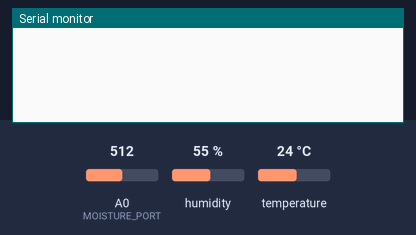
Bench run of a sketch on a simulated Arduino Uno, built with avr-gcc and run on an emulated ATmega328P. Parts: the last lines printed to the serial monitor. The test bench sets the inputs (shaded band); at power-on: temperature 24 °C, A0 (MOISTURE_PORT) = 512, humidity 55 %. WiFi joins after 1.5 s; servers stay silent unless stated; not simulated (calls return 0 or success): main_env.h.

Above: at 3.0 s.
3.1 s: temperature set to 12 °C
At 5.3 s:
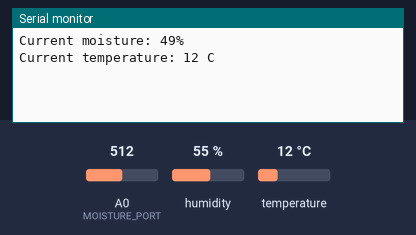
5.8 s: A0 (MOISTURE_PORT) set to 716
At 6.9 s:
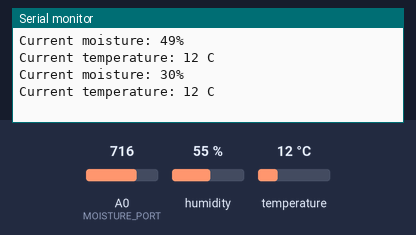
7.3 s: temperature set to 19 °C
At 8.7 s:
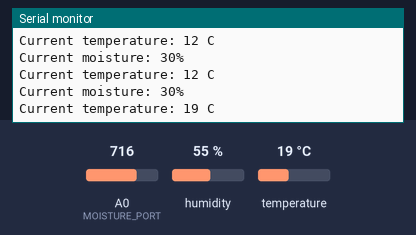
8.8 s: A0 (MOISTURE_PORT) set to 900
At 11.1 s:
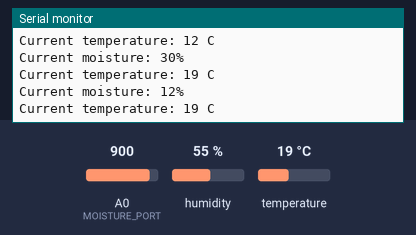
Timing chart, 0 to 11.3 s (numbered marks = the images above; inputs shaded):
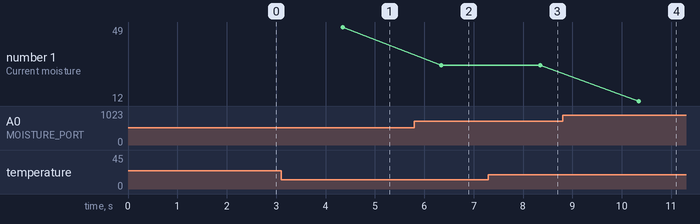

The sketch:

main.ino
```cpp
/*
  Project: Hipster Plant
  Description: This code contains main functions for a smart plant project with sensors and actuators.

  Autor: Leandro C. Silva
  Data: 22/07/2023
*/

#include "main_env.h"

/* Constants */
#define BLYNK_PRINT Serial
#define ESP8266_BAUD 9600
#define SEND_DATA_INTERVAL_IN_SECONDS 2

#define MOISTURE_PORT A0
#define DHT_PORT 7

/* Libraries includes */
#include <ESP8266_Lib.h>
#include <BlynkSimpleShieldEsp8266.h>
#include <SoftwareSerial.h>
#include <DHT11.h>

BlynkTimer timer;
SoftwareSerial EspSerial(2, 3); // TX, RX
ESP8266 ESP8266_MODULE(&EspSerial);
DHT11 dht(DHT_PORT);

/*
  Entry point
*/
void setup() {
  // Debug console
  Serial.begin(ESP8266_BAUD);
  setup_ports();
  setup_blynk();
}

/*
  Loop
*/
void loop() {
  Blynk.run();
  timer.run();
}

void setup_ports() {
  pinMode(MOISTURE_PORT, INPUT);
  pinMode(DHT_PORT, INPUT);
}

void setup_blynk() {
  EspSerial.begin(ESP8266_BAUD);
  delay(10);
  Blynk.begin(BLYNK_AUTH_TOKEN, ESP8266_MODULE, WIFI_SSID, WIFI_PASS);
  delay(10);
  timer.setInterval(1000L * SEND_DATA_INTERVAL_IN_SECONDS, send_data_to_blynk);
}

void send_data_to_blynk() {
  int current_moisture = get_moisture_percentage();
  int current_temperature = get_temperature();

  Blynk.virtualWrite(V0, current_moisture);
  Blynk.virtualWrite(V1, current_temperature);
  Serial.println("Current moisture: " + String(current_moisture) + "%");
  Serial.println("Current temperature: " + String(current_temperature) + " C");
  Serial.println();
}

int get_moisture_percentage() {
  return parse_analog_read_to_percentage(analogRead(MOISTURE_PORT));
}

int get_temperature() {
  return dht.readTemperature();
}

int parse_analog_read_to_percentage(int value) {
  return (100 - ((value/1023.00) * 100 ));
}
```

Measured:
- after the input at 3.1 s, the serial monitor: prints a new line after 1.3 s (image 1)
- after the input at 5.8 s, the serial monitor: prints a new line after 0.55 s (image 2)
- after the input at 7.3 s, the serial monitor: prints a new line after 1.1 s (image 3)
- after the input at 8.8 s, the serial monitor: prints a new line after 1.5 s (image 4)
- plotted number 1: 49 → 30 after the input at 5.8 s
